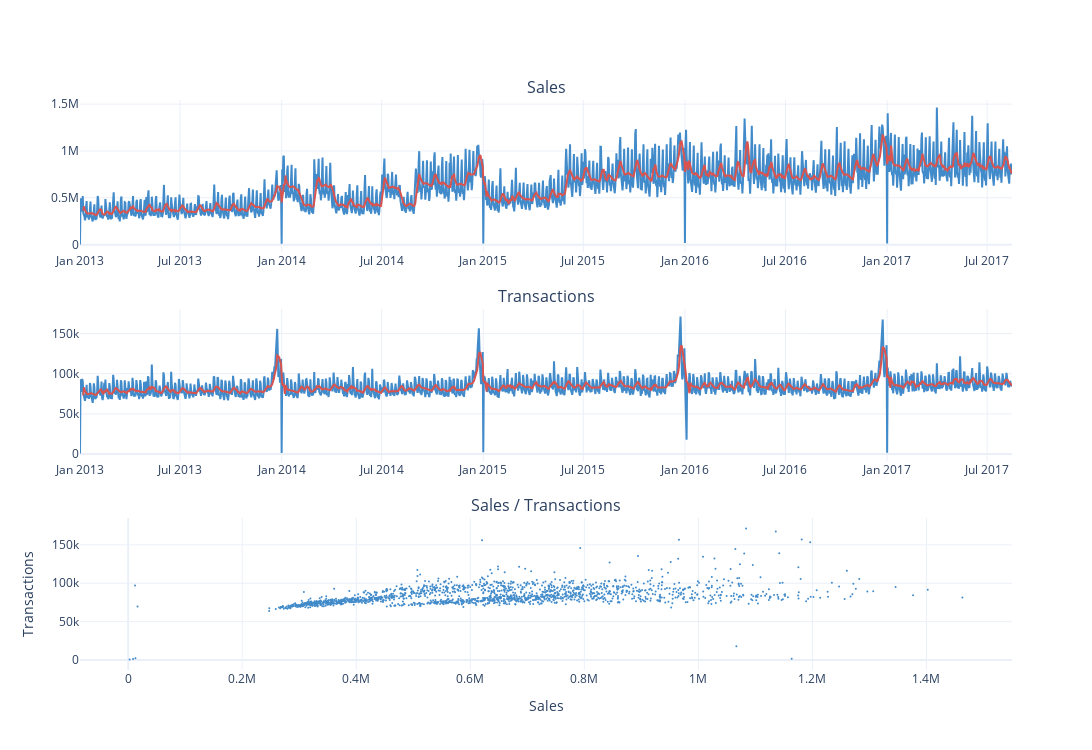

Source (notebook cell):
### Code cell
fig = make_subplots(rows=3, cols=1,
                    subplot_titles=["Sales", "Transactions", "Sales / Transactions"],
                    vertical_spacing=.1)
fig.add_scatter(x=df_sales['date'], y=df_sales['sales'],
                mode='lines', marker=dict(color='#428bca'),
                name='Sales', row=1, col=1)
fig.add_scatter(x=df_sales['date'], y=df_sales['sales_ma'],
                mode='lines', marker=dict(color='#d9534f'),
                name='7d moving avearge', row=1, col=1)
fig.add_scatter(x=df_trans['date'], y=df_trans['transactions'],
                mode='lines', marker=dict(color='#428bca'),
                name='Transactions', row=2, col=1)
fig.add_scatter(x=df_trans['date'], y=df_trans['transactions_ma'],
                mode='lines', marker=dict(color='#d9534f'),
                name='7d moving avearge', row=2, col=1)
fig.add_scatter(x=df_sales['sales'], y=df_trans['transactions'],
                mode='markers', marker=dict(color='#428bca', size=2),
                name='Sales/Transactions', row=3, col=1)
# style
fig.update_xaxes(title='Sales', row=3, col=1)
fig.update_yaxes(title='Transactions', row=3, col=1)
fig.update_layout(height=750, width=1200, showlegend=False, **{'template': "plotly_white"})
fig.show()

### Figure 1 — Plotly figure (JSON) as saved in the notebook; plotly's stock layout.template omitted (floating-point values rounded to 4 significant figures; data arrays with more than 128 entries replaced by an {"elided": "..."} marker saying what was removed)
{"data": [{"marker": {"color": "#428bca"}, "mode": "lines", "name": "Sales", "type": "scatter", "x": {"elided": "1684 str values"}, "xaxis": "x", "y": {"elided": "1684 float values"}, "yaxis": "y"}, {"marker": {"color": "#d9534f"}, "mode": "lines", "name": "7d moving avearge", "type": "scatter", "x": {"elided": "1684 str values"}, "xaxis": "x", "y": {"elided": "1684 float values"}, "yaxis": "y"}, {"marker": {"color": "#428bca"}, "mode": "lines", "name": "Transactions", "type": "scatter", "x": {"elided": "1682 str values"}, "xaxis": "x2", "y": {"elided": "1682 int values"}, "yaxis": "y2"}, {"marker": {"color": "#d9534f"}, "mode": "lines", "name": "7d moving avearge", "type": "scatter", "x": {"elided": "1682 str values"}, "xaxis": "x2", "y": {"elided": "1682 float values"}, "yaxis": "y2"}, {"marker": {"color": "#428bca", "size": 2}, "mode": "markers", "name": "Sales/Transactions", "type": "scatter", "x": {"elided": "1684 float values"}, "xaxis": "x3", "y": {"elided": "1682 int values"}, "yaxis": "y3"}], "layout": {"annotations": [{"font": {"size": 16}, "showarrow": false, "text": "Sales", "x": 0.5, "xanchor": "center", "xref": "paper", "y": 1, "yanchor": "bottom", "yref": "paper"}, {"font": {"size": 16}, "showarrow": false, "text": "Transactions", "x": 0.5, "xanchor": "center", "xref": "paper", "y": 0.6333, "yanchor": "bottom", "yref": "paper"}, {"font": {"size": 16}, "showarrow": false, "text": "Sales / Transactions", "x": 0.5, "xanchor": "center", "xref": "paper", "y": 0.2667, "yanchor": "bottom", "yref": "paper"}], "height": 750, "showlegend": false, "width": 1200, "xaxis": {"anchor": "y", "domain": [0, 1]}, "xaxis2": {"anchor": "y2", "domain": [0, 1]}, "xaxis3": {"anchor": "y3", "domain": [0, 1], "title": {"text": "Sales"}}, "yaxis": {"anchor": "x", "domain": [0.7333, 1]}, "yaxis2": {"anchor": "x2", "domain": [0.3667, 0.6333]}, "yaxis3": {"anchor": "x3", "domain": [0, 0.2667], "title": {"text": "Transactions"}}}}
